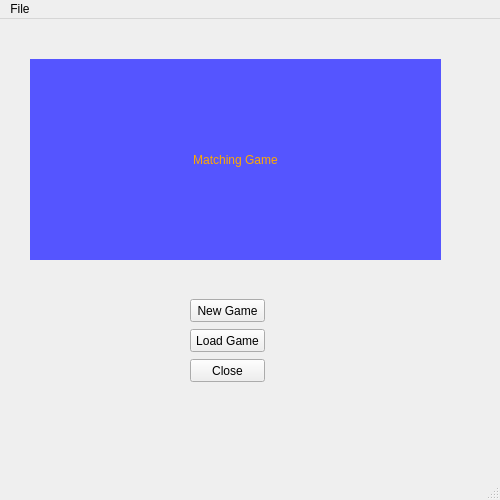
<?xml version="1.0" encoding="UTF-8"?>
<ui version="4.0">
 <class>MainWindow</class>
 <widget class="QMainWindow" name="MainWindow">
  <property name="geometry">
   <rect>
    <x>0</x>
    <y>0</y>
    <width>500</width>
    <height>500</height>
   </rect>
  </property>
  <property name="minimumSize">
   <size>
    <width>500</width>
    <height>500</height>
   </size>
  </property>
  <property name="maximumSize">
   <size>
    <width>500</width>
    <height>500</height>
   </size>
  </property>
  <property name="windowTitle">
   <string>MainWindow</string>
  </property>
  <property name="styleSheet">
   <string notr="true"/>
  </property>
  <widget class="QWidget" name="centralWidget">
   <widget class="QPushButton" name="pushButton">
    <property name="geometry">
     <rect>
      <x>190</x>
      <y>340</y>
      <width>75</width>
      <height>23</height>
     </rect>
    </property>
    <property name="text">
     <string>Close</string>
    </property>
   </widget>
   <widget class="QPushButton" name="pushButton_2">
    <property name="geometry">
     <rect>
      <x>190</x>
      <y>310</y>
      <width>75</width>
      <height>23</height>
     </rect>
    </property>
    <property name="text">
     <string>Load Game</string>
    </property>
   </widget>
   <widget class="QPushButton" name="pushButton_3">
    <property name="geometry">
     <rect>
      <x>190</x>
      <y>280</y>
      <width>75</width>
      <height>23</height>
     </rect>
    </property>
    <property name="text">
     <string>New Game</string>
    </property>
   </widget>
   <widget class="QLabel" name="label">
    <property name="geometry">
     <rect>
      <x>30</x>
      <y>40</y>
      <width>411</width>
      <height>201</height>
     </rect>
    </property>
    <property name="styleSheet">
     <string notr="true">background-color: rgb(85, 85, 255);
font: 75 8pt &quot;MS Shell Dlg 2&quot;;
font: 40pt &quot;Arial&quot;;
color: rgb(255, 170, 0);
text-align: center
</string>
    </property>
    <property name="text">
     <string>Matching Game</string>
    </property>
    <property name="alignment">
     <set>Qt::AlignCenter</set>
    </property>
   </widget>
  </widget>
  <widget class="QMenuBar" name="menuBar">
   <property name="geometry">
    <rect>
     <x>0</x>
     <y>0</y>
     <width>500</width>
     <height>21</height>
    </rect>
   </property>
   <widget class="QMenu" name="menuFile">
    <property name="title">
     <string>File</string>
    </property>
    <widget class="QMenu" name="menuNew">
     <property name="title">
      <string>New</string>
     </property>
     <addaction name="actionEasy"/>
     <addaction name="actionMedium"/>
     <addaction name="actionHard"/>
    </widget>
    <addaction name="menuNew"/>
    <addaction name="actionSave"/>
    <addaction name="actionLoad"/>
    <addaction name="separator"/>
    <addaction name="actionClose"/>
   </widget>
   <addaction name="menuFile"/>
  </widget>
  <widget class="QStatusBar" name="statusBar"/>
  <action name="actionSave">
   <property name="text">
    <string>Save</string>
   </property>
  </action>
  <action name="actionClose">
   <property name="text">
    <string>Close</string>
   </property>
  </action>
  <action name="actionEasy">
   <property name="text">
    <string>Easy</string>
   </property>
  </action>
  <action name="actionMedium">
   <property name="text">
    <string>Medium</string>
   </property>
  </action>
  <action name="actionHard">
   <property name="text">
    <string>Hard</string>
   </property>
  </action>
  <action name="actionLoad">
   <property name="text">
    <string>Load</string>
   </property>
  </action>
 </widget>
 <layoutdefault spacing="6" margin="11"/>
 <resources/>
 <connections/>
</ui>
